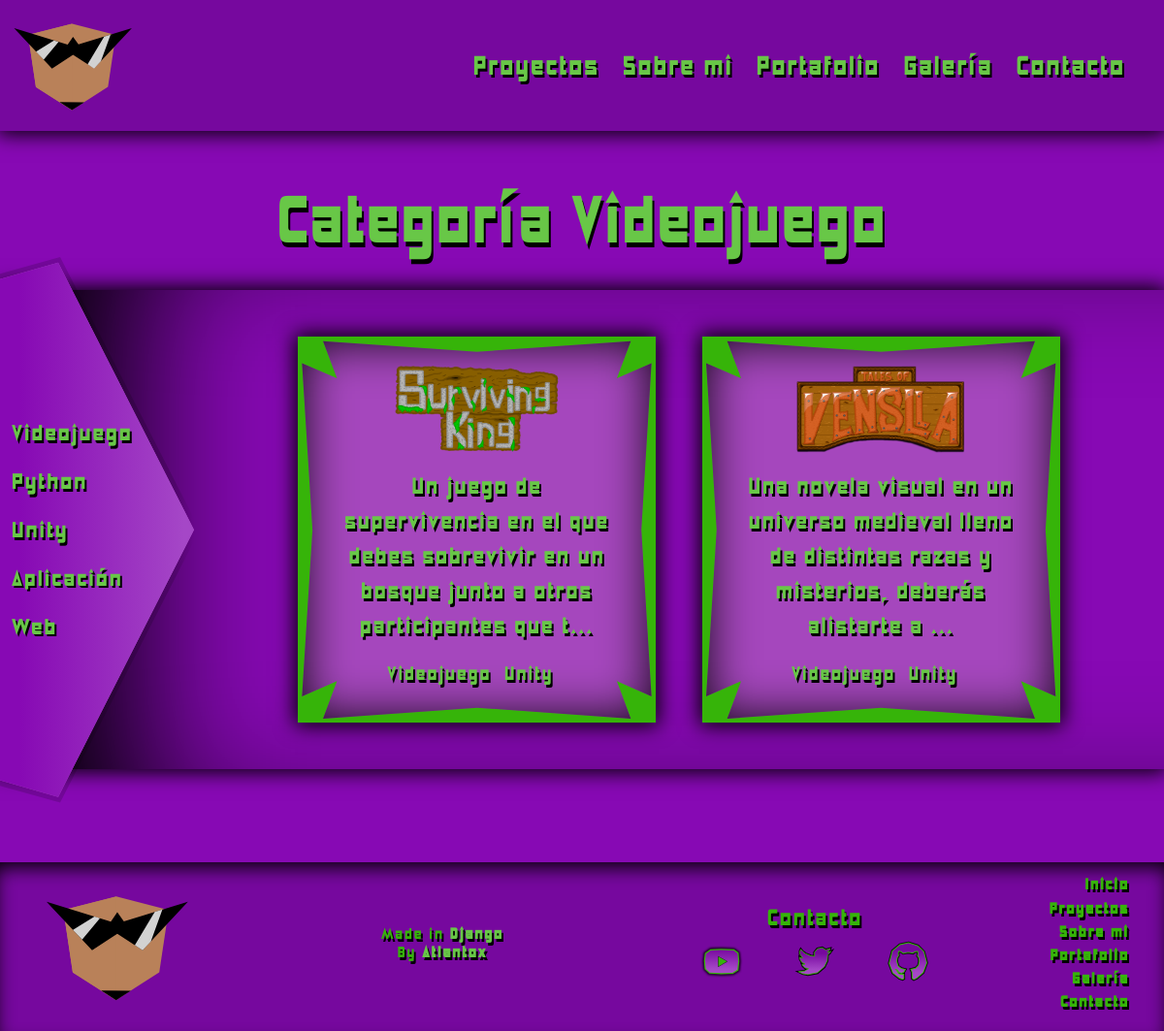
Page /category/1/ on the committed database.
### ProjectApp/models.py (models this page shows, shortened)
class Category(models.Model):
    name = models.CharField(max_length=20, verbose_name='Nombre')
    class Meta():
        verbose_name = 'Categoría'
        verbose_name_plural = 'Categorías'
    def __str__(self):
        return self.name

class Project(models.Model):
    name = models.CharField(max_length=40, verbose_name='Nombre')
    img = models.ImageField(upload_to='projects/', verbose_name='Imagen')
    link = models.TextField(verbose_name='Enlace')
    content = models.TextField(verbose_name='Contenido')
    category = models.ManyToManyField(Category, verbose_name='Categoría')
    created = models.DateTimeField(auto_now=True, verbose_name='Creado en')
    updated = models.DateTimeField(auto_now_add=True, verbose_name='Actualizado en')
    class Meta():
        verbose_name = 'Proyecto'
        verbose_name_plural = 'Proyectos'

### ProjectApp/views.py (the view)
# urls.py: path('category/<int:id>/', views.category, name='Category'),
def category(request, id):
    category = models.Category.objects.get(id=id)
    projects = models.Project.objects.filter(category=category)
    for project in projects:
        project.content = text_resumer(project.content)
    ctx = {
        'category': category,
        'projects': projects,
        'categories': get_categories()
        }
    return render(request, 'ProjectApp/category.html', ctx)

### ProjectApp/views.py (called while the page is built)
def text_resumer(text):
    return text[0:100] + '...'

def get_categories():
    return models.Category.objects.all()

### ProjectApp/templates/ProjectApp/category.html (shortened to what this page needs)
{% extends 'WebApp/common/base.html' %}
{% block subtitle %} Categoría {{category.name}} {% endblock %}
{% block content %}
    {% include 'ProjectApp/base.html' %}
{% endblock %}

### ProjectApp/templates/ProjectApp/base.html
<div class="container-fluid bg-primary w-100 p-0 m-0 pb-0 pb-lg-5">
    <div class="container-fluid bg-primary p-0 w-100 h-100 shadowed m-0 mb-0 mb-lg-5">
        <div class="row text-center text-shadow-n projects-container justify-content-between align-items-center align-items-lg-stretch m-0 flex-column-reverse flex-lg-row w-100 p-0">
            <div class="col-12 col-lg-2 m-0 p-0 align-items-center py-0 py-lg-2">
                <div class="w-100 h-100 category-list-container">
                    <div class="w-100 h-100 category-list d-flex align-items-center bg-primary-light ps-1">
                        <ul class="list-unstyled py-5 pb-2 pb-lg-5 m-4 m-lg-0 px-5 px-lg-0 text-center text-lg-start m-0 category-ul d-flex flex-row flex-lg-column justify-content-center h-100 w-100 flex-wrap">
                            {% for category in categories %}
                            <li class="fs-4 my-2 mx-2 mx-lg-0 ps-0 ps-lg-2">
                                <a class="underline-hover text-decoration-none text-secondary-light" href="{% url 'Category' category.id %}">{{category.name}}</a>
                            </li>
                            {% endfor %}
                        </ul>
                    </div>
                </div>
            </div>
            <div class="col-12 col-lg-10 p-0 justify-content-center m-0 px-0 px-sm-5 px-lg-0 row">
                {% for project in projects %}
                <article class="col-11 col-lg-5 p-0 text-center text-secondary-light my-4 p-4">
                    <div class="row w-100 bg-secondary shadowed justify-content-center h-100 m-0 p-1">
                        <div class="row w-100 bg-primary-light project-bigcard m-0 shadow-inset justify-content-center align-items-center p-3">
                            <figure class="col-10 text-center mt-2 px-5">
                                <a class="m-0 p-0" href="{% url 'Project' project.id %}">
                                    <img class="w-100" src="{{project.img.url}}" alt="{{project.name}}">
                                </a>
                            </figure>
                            <div class="col-10 m-0 p-0 text-shadow-n">
                                <p class="w-100 fs-4">
                                    {{project.content}}
                                </p>
                            </div>
                            <div class="col-10 m-0 p-0">
                                <ul class="list-unstyled d-flex justify-content-center align-items-center" class="w-100">
                                    {% for category in project.category.all %}
                                        <li class="fs-5">
                                            <a class="text-decoration-none text-secondary-light" href="{% url 'Category' category.id %}">
                                                {{category}} &nbsp;
                                            </a>
                                        </li>
                                    {% endfor %}
                                </ul>
                            </div>
                        </div>
                    </div>
                </article>
                {% endfor %}
            </div>
        </div>
    </div>
</div>

### WebApp/static/WebApp/css/custom.css (style rules this page uses)
* { letter-spacing: 2px; }
.project-bigcard { clip-path:polygon( 94% 0.2%, 90% 10%, 99.9% 6%, 97% 50%, 99.9% 94%, 90% 90%, 94% 99.9%, 50% 97%, 6% 99.9%, 10% 90%, 0% 94%, 3% 50%, 0% 6%, 10% 10%, 6% 0.2%, 50% 3% ); }
.category-list-container { background: linear-gradient(90deg, rgba(0,0,0,0.15) 90%, rgba(255,255,255,0) 100%); clip-path: polygon(103% 50%, 31% 99%, 0% 96%, 0% 100%, 0% 4%, 31% 1%); transform: scaleY(1.2); }
.category-ul { transform:scaleY(0.8); }
.category-list { background: linear-gradient(90deg, rgba(135, 9, 180,1) 10%, rgba(165,71,199,1) 95%); clip-path: polygon(100% 50%, 30% 98%, 0% 95%, 0% 100%, 0% 5%, 30% 2%); }
.projects-container { box-shadow: inset 220px 0px 160px -80px black; }
.shadowed { box-shadow: 0 0 20px 3px rgb(0 0 0 / 100%); }
.shadow-inset { box-shadow:inset 0 0 50px 0px black; }
.text-shadow-n { text-shadow: 2px 3px black !important; }

### rows in the picture
Category: name "Videojuego"
Category: name "Python"
Category: name "Unity"
Category: name "Aplicación"
Category: name "Web"
Project: img (picture), content "Un juego de supervivencia en el que debes sobrevivir en un bosque junto a otros participantes que t..."
Project: img (picture), content "Una novela visual en un universo medieval lleno de distintas razas y misterios, deberás alistarte a ..."
